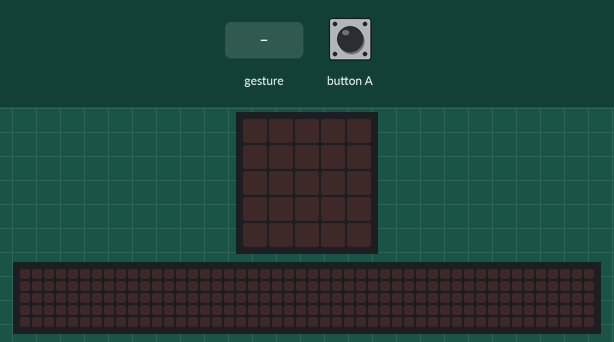
Bench run of a program on a simulated BBC micro:bit (MakeCode). Shown: the board's 5×5 LED display, a strip that is not on the board, showing the scrolling text unrolled. The test bench sets the inputs (shaded band). Random numbers come from a fixed seed; a tilt is held for 1.5 s and a shake lasts 1 s, then the board lies face up again; the 48×5 strip is a reading aid, not a part: it shows the text the display is scrolling, unrolled, one strip-width of it at a time.

Above: at 1.2 s.
1.3 s: gesture 'shake'
At 1.87 s:
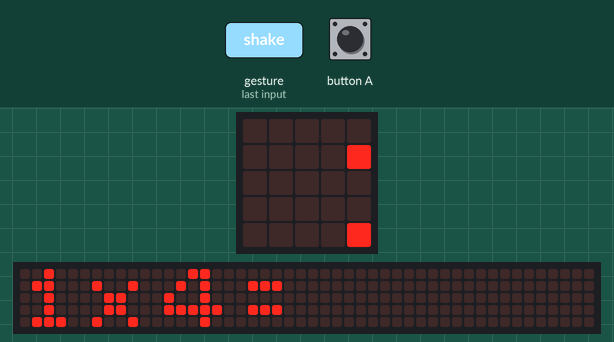
At 5.77 s:
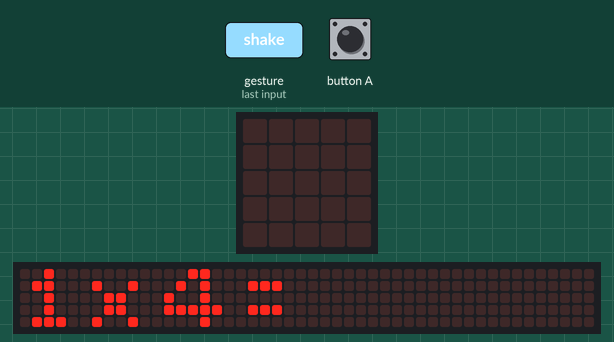
Timing chart, 0 to 7.3 s (numbered marks = the images above; inputs shaded):
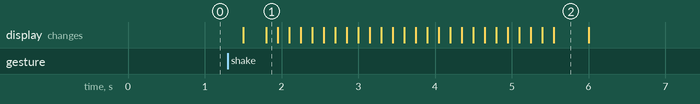

Measured:
- after the input at 1.3 s, the display: first changes after 0.20 s (image 1 shows a later state)
- what the display in image 2 shows lasts 0.4 s, from 5.6 s to 6.0 s

The program:

main.ts
```typescript
let tiere = 0
let enere = 0
let svar = 0
let produkt = 0
let faktor1 = 0
let faktor2 = 0
input.onButtonPressed(Button.A, function () {

})
input.onGesture(Gesture.Shake, function () {
    tiere = 0
    enere = 0
    svar = 0
    produkt = 0
    faktor1 = randint(0, 5)
    faktor2 = randint(0, 5)
    basic.showString("" + faktor1 + "x" + faktor2 + "=")
    produkt = faktor1 * faktor2
})
```

test.ts
```typescript
// testene settes inn her; disse vil ikke kompilert så lenge denne pakken blir brukt som en utvidelse.
```
